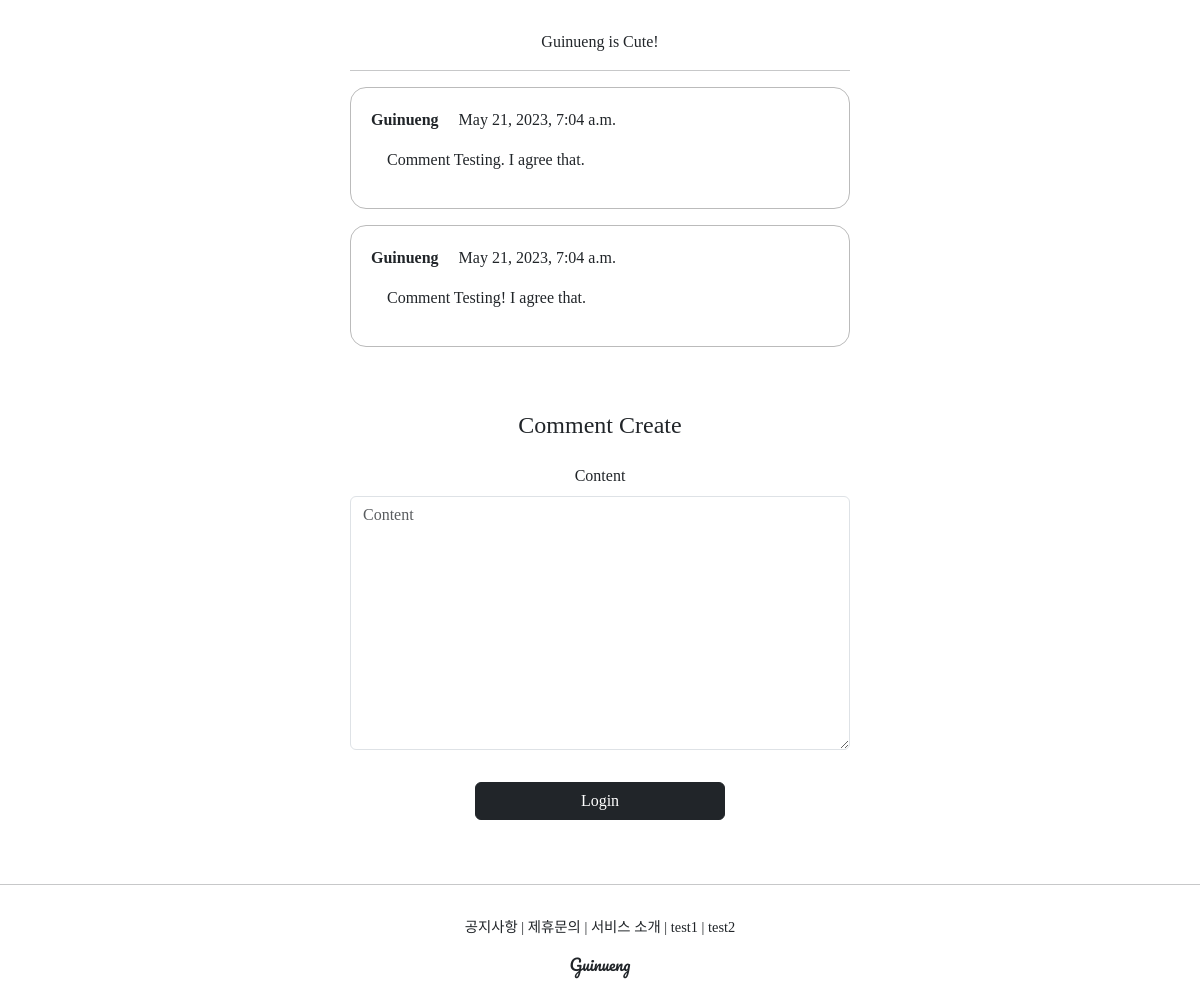
/articles/detail/2 (lower part), run on an earlier commit of the app's database.
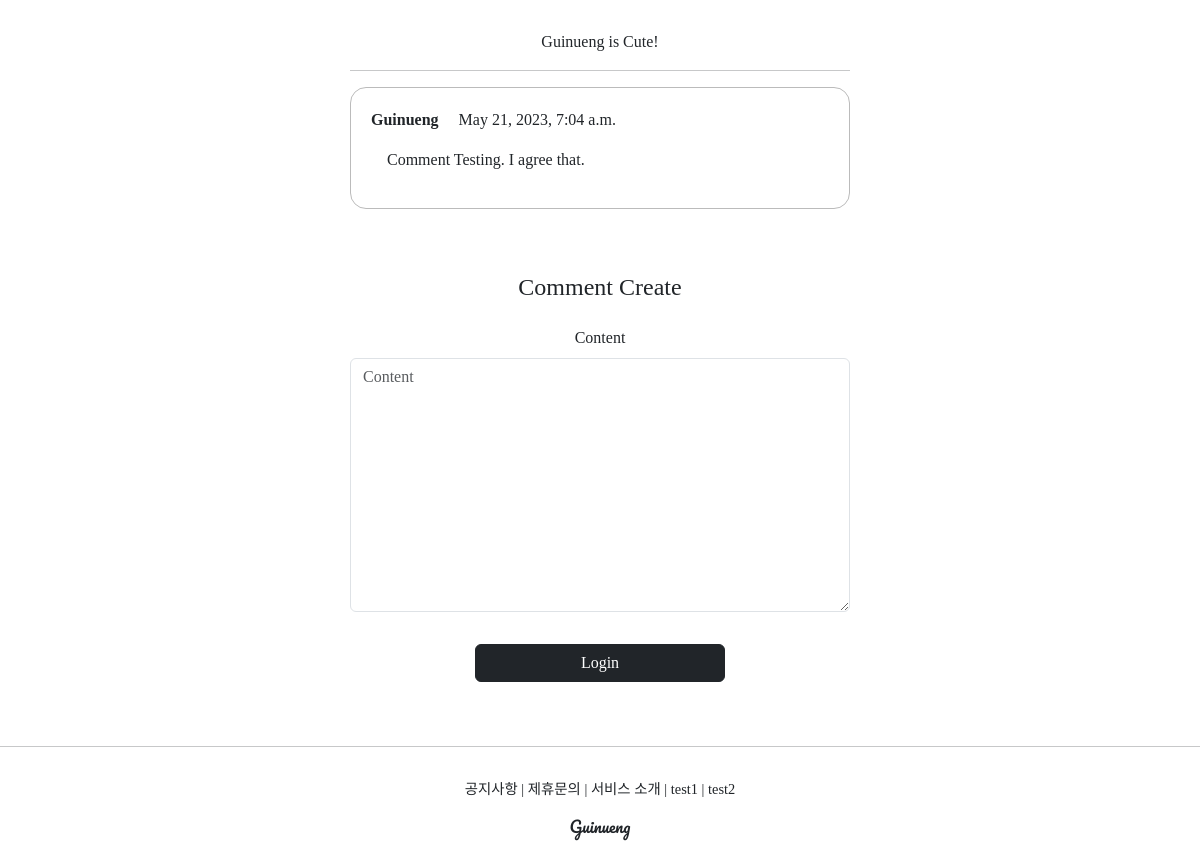
And on a later commit of the database.
### commentapp/models.py (models this page shows)
class Comment(models.Model):
    article = models.ForeignKey(Article, on_delete=models.SET_NULL, null=True, related_name='comment')
    writer = models.ForeignKey(User, on_delete=models.SET_NULL, null=True, related_name='comment')
    content = models.TextField(null=False)
    created_at = models.DateTimeField(auto_now=True)

### profileapp/models.py (models this page shows)
class Profile(models.Model):
    user = models.OneToOneField(User, on_delete=models.CASCADE, related_name='profile')
    image = models.ImageField(upload_to='profile/', null=True)
    nickname = models.CharField(max_length=20, unique=True, null=True)
    message = models.CharField(max_length=100, null=True)

### articleapp/views.py (the view)
# urls.py: path('detail/<int:pk>', Article_Detail_View.as_view(), name='detail'),
class Article_Detail_View(DetailView, FormMixin):
    model = Article
    form_class = Comment_Creation_Form
    context_object_name = 'target_article'
    template_name = 'articleapp/detail.html'

### commentapp/forms.py
class Comment_Creation_Form(ModelForm):
    class Meta:
        model = Comment
        fields = ['content']

### articleapp/templates/articleapp/detail.html (shortened to what this page needs)
{% extends 'base.html' %}
{% block content %}
	<div>
        <div class='Guinueng_500px_div'>
            <p>
                {{ target_article.content }}
            </p>
            <hr>
            {% for comment in target_article.comment.all %}
            	{% include 'commentapp/detail.html' with comment=comment %}
            {% endfor %}
            {% include 'commentapp/create.html' with article=target_article %}
        </div>
	</div>
{% endblock %}

### commentapp/templates/commentapp/detail.html (shortened to what this page needs)
<div style="border: 1px solid; text-align: left; padding: 4%; margin: 1rem 0; border-radius: 1rem;
            border-color: #bbb;">
    <div>
        <strong>
        	{{ comment.writer.profile.nickname }}
        </strong>
        {{ comment.created_at }}
    </div>
    <div style="margin: 1rem;">
        {{ comment.content }}
    </div>
</div>

What changed in the data, as far as the page shows it:
removed Comment: writer.profile.nickname "Guinueng", created_at "May 21, 2023, 7:04 a.m.", content "Comment Testing! I agree that."
